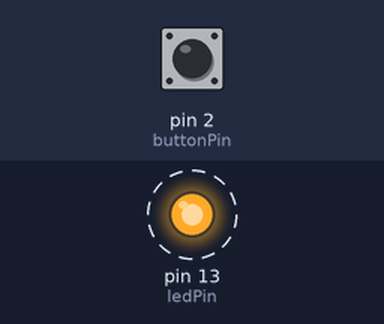
This sketch was run on a simulated Arduino Uno, built with avr-gcc and run on an emulated ATmega328P. Shown: output pins drawn as LEDs (lit = HIGH). Dashed ring = blinking. The inputs (shaded band) are chosen by the test bench; at power-on: pin 2 (buttonPin) HIGH.

Above: at 0.9 s.
1.3 s: pin 2 (buttonPin) pulled LOW for 3.2 s
At 1.3 s:
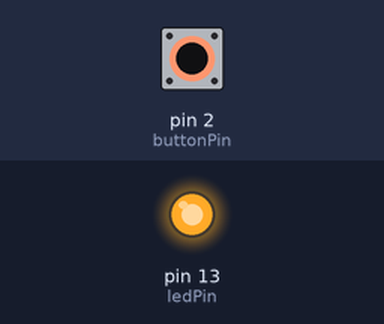
At 4.6 s:
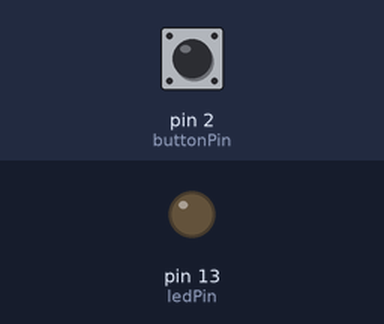
Timing chart, 0 to 12.0 s (numbered marks = the images above; inputs shaded):
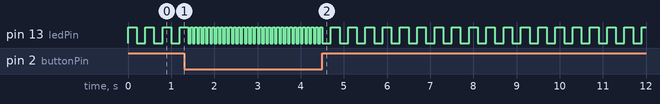

The sketch:

toggleSwitch2.ino
```cpp
//pin definitions
int ledPin = 13;
int buttonPin = 2;

//global varaiables
int toggleState;
int buttonState = 1;

void setup()
{

  //setup pin modes
  pinMode(ledPin , OUTPUT);
  pinMode(buttonPin,INPUT_PULLUP);

}


void loop() {
  buttonState = digitalRead(buttonPin);
  while(buttonState ==0) //while button is pressed
  {
    toggleState =! toggleState;//change the state
    digitalWrite(ledPin,toggleState);//write the state
    delay(50);//keep it in same state for 50 mill sec
    buttonState = digitalRead(buttonPin);//again check if its still pressed or not
  }
  toggleState =!toggleState;
  //so if it comes out of loop it means its state changed
 //so register that change in toggleState variable
  digitalWrite(ledPin,toggleState);
  delay(200);
 }
```
